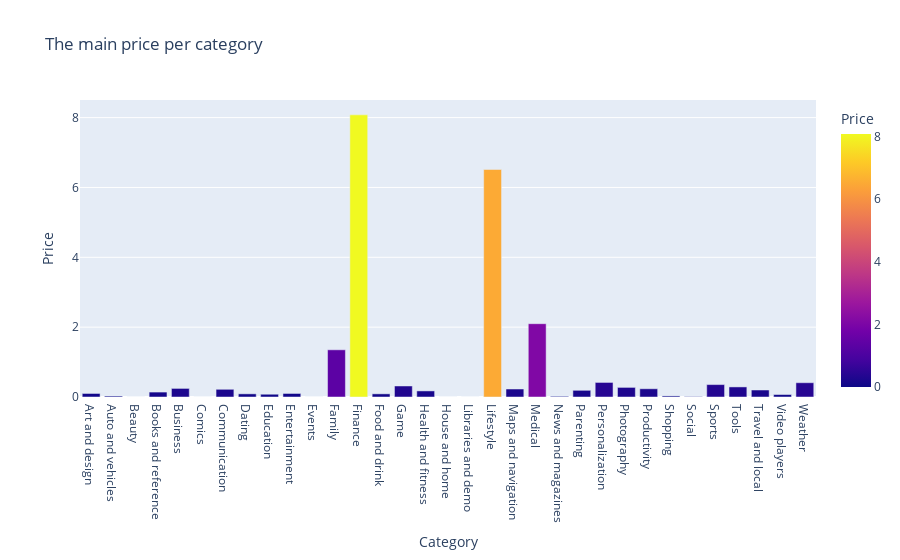

The notebook cell saved with this chart:
### Code cell
fig2=px.bar(mean_price_each_category, x=mean_price_each_category.index, y='Price', title='The main price per category', color='Price')
fig2.show()

### Figure 1 — Plotly figure (JSON) as saved in the notebook; plotly's stock layout.template omitted (floating-point values rounded to 4 significant figures)
{"data": [{"alignmentgroup": "True", "hovertemplate": "Category=%{x}<br>Price=%{marker.color}<extra></extra>", "legendgroup": "", "marker": {"color": [0.1012, 0.02726, 0, 0.1413, 0.2458, 0, 0.2206, 0.09008, 0.07901, 0.101, 0, 1.351, 8.079, 0.09021, 0.3156, 0.1744, 0, 0, 6.515, 0.2284, 2.099, 0.01951, 0.1916, 0.417, 0.2749, 0.2356, 0.03044, 0.009754, 0.3558, 0.2888, 0.2005, 0.07068, 0.4088], "coloraxis": "coloraxis", "pattern": {"shape": ""}}, "name": "", "offsetgroup": "", "orientation": "v", "showlegend": false, "textposition": "auto", "type": "bar", "x": ["Art and design", "Auto and vehicles", "Beauty", "Books and reference", "Business", "Comics", "Communication", "Dating", "Education", "Entertainment", "Events", "Family", "Finance", "Food and drink", "Game", "Health and fitness", "House and home", "Libraries and demo", "Lifestyle", "Maps and navigation", "Medical", "News and magazines", "Parenting", "Personalization", "Photography", "Productivity", "Shopping", "Social", "Sports", "Tools", "Travel and local", "Video players", "Weather"], "xaxis": "x", "y": [0.1012, 0.02726, 0, 0.1413, 0.2458, 0, 0.2206, 0.09008, 0.07901, 0.101, 0, 1.351, 8.079, 0.09021, 0.3156, 0.1744, 0, 0, 6.515, 0.2284, 2.099, 0.01951, 0.1916, 0.417, 0.2749, 0.2356, 0.03044, 0.009754, 0.3558, 0.2888, 0.2005, 0.07068, 0.4088], "yaxis": "y"}], "layout": {"barmode": "relative", "coloraxis": {"colorbar": {"title": {"text": "Price"}}, "colorscale": [[0, "#0d0887"], [0.1111, "#46039f"], [0.2222, "#7201a8"], [0.3333, "#9c179e"], [0.4444, "#bd3786"], [0.5556, "#d8576b"], [0.6667, "#ed7953"], [0.7778, "#fb9f3a"], [0.8889, "#fdca26"], [1, "#f0f921"]]}, "legend": {"tracegroupgap": 0}, "title": {"text": "The main price per category"}, "xaxis": {"anchor": "y", "domain": [0, 1], "title": {"text": "Category"}}, "yaxis": {"anchor": "x", "domain": [0, 1], "title": {"text": "Price"}}}}
